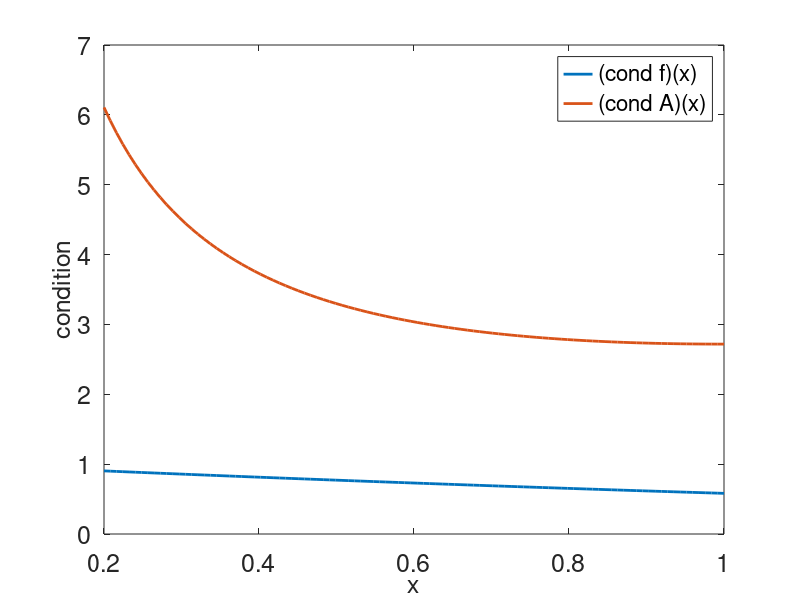

MATLAB code for this plot:
clc;
clear;
close all;

x = linspace(0.2,1,100);

condf = x./(exp(x)-1);
condA = exp(x)./x;

plot(x,condf,'LineWidth',2)
hold on
plot(x,condA,'LineWidth',2)

set(gca,'fontsize',18)
set(gcf,'color','w')
ylabel('condition','fontsize',18)
xlabel('x','fontsize',18)

legend('(cond f)(x)','(cond A)(x)')
saveas(gcf, 'q4_zoom','png')